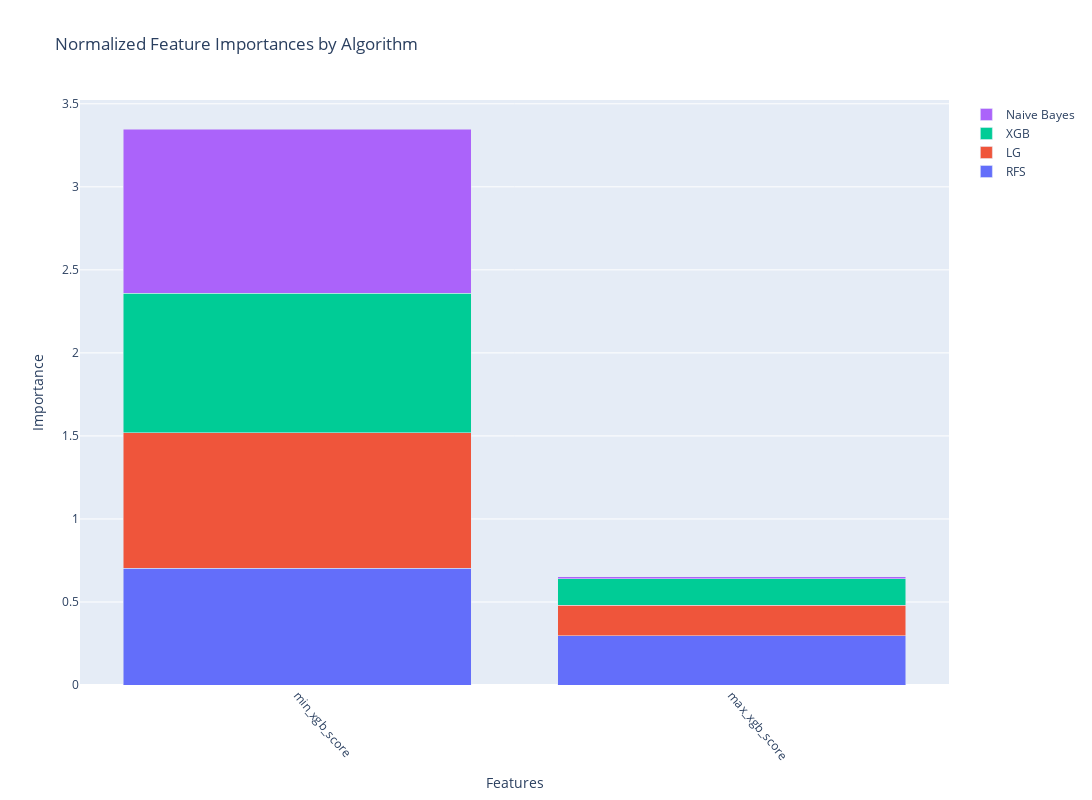

The notebook cell this image was saved under:
### Code cell
models = ['naive_bayes', 'xgboost', 'random_forest', 'logistic_regression']

optimizer = ModelOptimizer(models, Xtrain, Ytrain, n_trials=iterations, early_stopping_rounds=10)
best_params, best_models = optimizer.run_models()
print("Best parameters:", best_params)

evaluator = ModelEvaluator(Xtrain, Ytrain, Xval, Yval, Xtest, Ytest, best_models)
evaluator.evaluate_models()
evaluator.plot_roc_curves()

feature_importance = FeatureImportance(forforsta[['Ever90','min_xgb_score','max_xgb_score']], best_models, run_correlation_cluster=True)
feature_importance.calculate_importances()
feature_importance.calculate_cumulative_importance()
features_to_keep, features_to_discard = feature_importance.find_highly_correlated_features()

print("Features to keep:", features_to_keep)
print("Features to discard:", features_to_discard)

sorted_features, non_zero_features = feature_importance.plot_importances()

# Filter away highly correlated features and take away the absolute worst
filtered_list = [item for item in sorted_features if item not in features_to_discard]
SelectionOne = filtered_list[:40]

print("Non-zero features:", non_zero_features)

### Figure 1 — Plotly figure (JSON) as saved in the notebook; plotly's stock layout.template omitted (floating-point values rounded to 4 significant figures)
{"data": [{"name": "RFS", "type": "bar", "x": ["min_xgb_score", "max_xgb_score"], "y": [0.7044, 0.2956]}, {"name": "LG", "type": "bar", "x": ["min_xgb_score", "max_xgb_score"], "y": [0.8154, 0.1846]}, {"name": "XGB", "type": "bar", "x": ["min_xgb_score", "max_xgb_score"], "y": [0.8399, 0.1601]}, {"name": "Naive Bayes", "type": "bar", "x": ["min_xgb_score", "max_xgb_score"], "y": [0.9872, 0.01284]}], "layout": {"barmode": "stack", "height": 800, "title": {"text": "Normalized Feature Importances by Algorithm"}, "width": 2800, "xaxis": {"categoryorder": "total descending", "tickangle": 50, "title": {"text": "Features"}}, "yaxis": {"title": {"text": "Importance"}}}}
